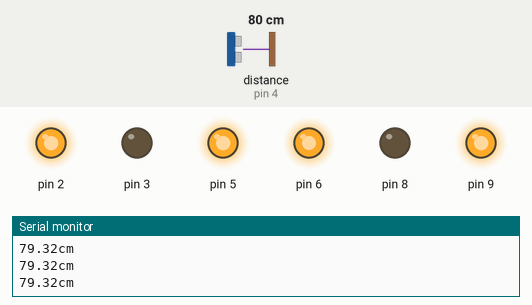
This sketch was run on a simulated Arduino Uno, built with avr-gcc and run on an emulated ATmega328P. On the bench: output pins drawn as LEDs (lit = HIGH), the last lines printed to the serial monitor. Wiring (inferred from the names in the program): ultrasonic range finder: trigger pin 7; echo pin 4. The test bench sets the inputs (shaded band); at power-on: distance to the obstacle (sensor on pin 4) 80 cm. The echo pulse lasts 58.3 µs per cm; pins used as bus, display or sensor lines are not drawn.

Above: at 1.2 s.
1.3 s: distance to the obstacle (sensor on pin 4) set to 33 cm
2.8 s: distance to the obstacle (sensor on pin 4) set to 26 cm
At 3.2 s:
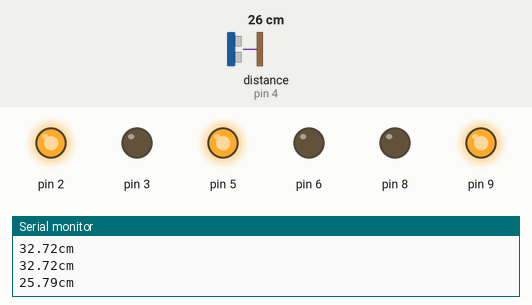
At 6.3 s:
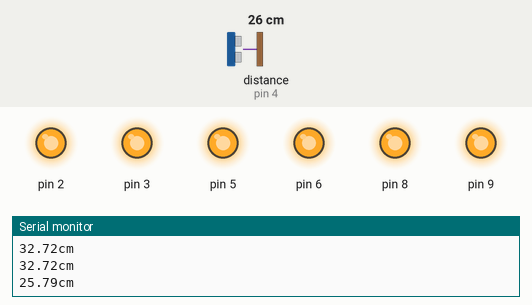
Timing chart, 0 to 7.8 s (numbered marks = the images above; inputs shaded):
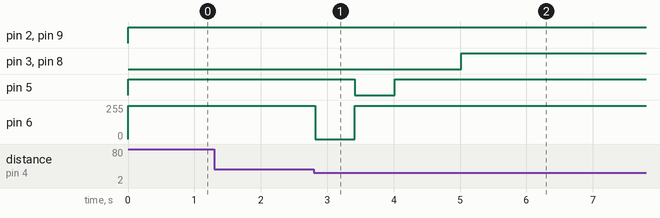

Measured:
- the behaviour switches between 31 and 30 cm on distance to the obstacle (sensor on pin 4) (found by bisection; images 0 and 1)
- after the input at 2.8 s, pin 3, pin 8: LOW → HIGH after 2.2 s; pin 5: HIGH → LOW after 0.62 s, → HIGH 0.60 s later; pin 6: 250/255 → 0/255 at once, → 250/255 0.60 s later

The sketch:

wifi_car_and_ultra_sonic.ino
```cpp
//초음파 센서의 핀번호를 설정한다.
int echoPin = 4;
int trigPin = 7;

void setup() {
  Serial.begin(9600);
  // trig를 출력모드로 설정, echo를 입력모드로 설정
  pinMode(trigPin, OUTPUT);
  pinMode(echoPin, INPUT_PULLUP);
  pinMode(2, OUTPUT);
  pinMode(3, OUTPUT);
  pinMode(8, OUTPUT);
  pinMode(9, OUTPUT);
}

void loop() {
  //앞으로 가는 코드
  forward();

  // 초음파를 보낸다. 다 보내면 echo가 HIGH 상태로 대기하게 된다.
  digitalWrite(trigPin, LOW);
  digitalWrite(echoPin, LOW);
  delayMicroseconds(2);
  digitalWrite(trigPin, HIGH);
  delayMicroseconds(10);
  digitalWrite(trigPin, LOW);

  // echoPin 이 HIGH를 유지한 시간을 저장 한다.
  unsigned long duration = pulseIn(echoPin, HIGH);
  // HIGH 였을 때 시간(초음파가 보냈다가 다시 들어온 시간)을 가지고 거리를 계산 한다.
  float distance = ((float)(340 * duration) / 10000) / 2;
  // 수정한 값을 출력
  Serial.print(distance);
  Serial.println("cm");

  if (distance < (float) 30) {

    left();
    right();
    forward();
    delay(1000);
    stop_mine();
    delay(10000);
  }
  delay(100);
}
void forward(){
    digitalWrite(2, HIGH);
  digitalWrite(3, LOW);
  digitalWrite(8, LOW);
  digitalWrite(9, HIGH);
  analogWrite(5, 255);
  analogWrite(6, 250);

}
void left(){
  forward();
  analogWrite(6, 0);
  delay(600);
  forward();
}
void right(){
  forward();
  analogWrite(5, 0);
  delay(600);
  forward();
}
void stop_mine(){
  digitalWrite(2, HIGH);
    digitalWrite(3, HIGH);
    digitalWrite(8, HIGH);
    digitalWrite(9, HIGH);
}
```
